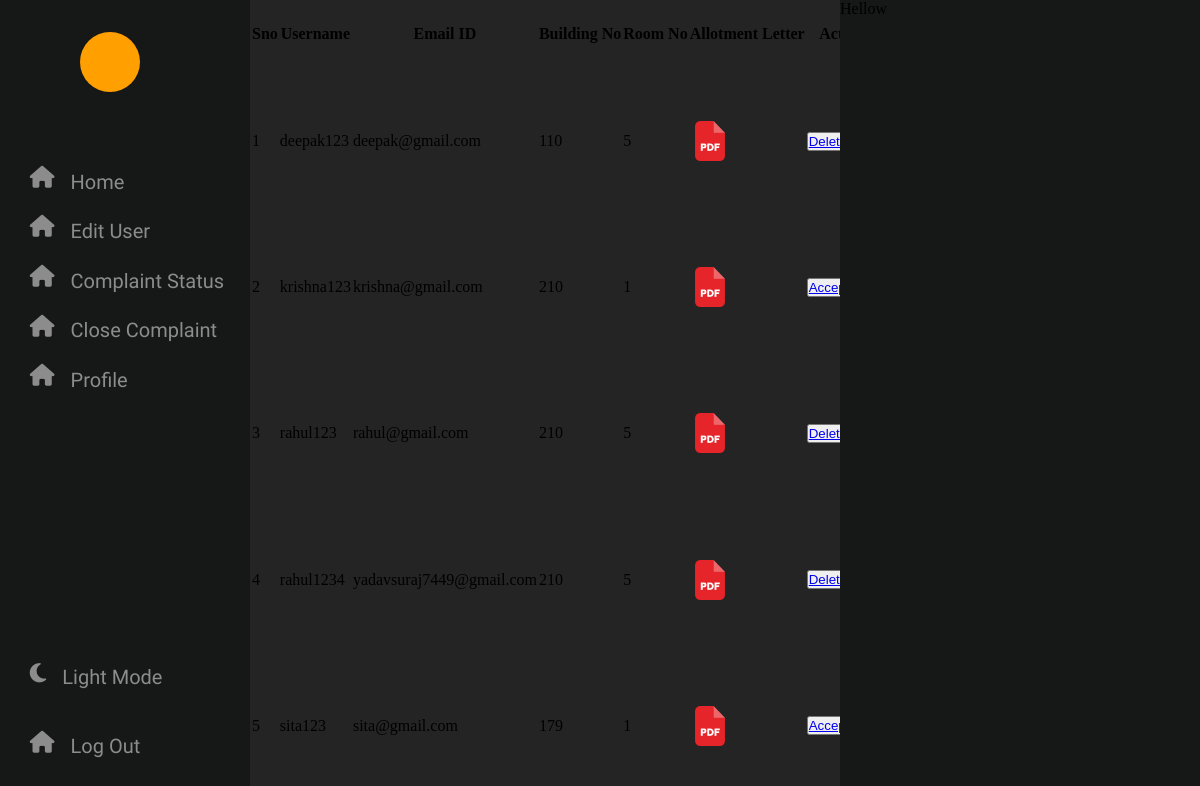
The page /php/edituser.php on the database its author committed.
### tables this page shows
CREATE TABLE `register` (
  `sno` int(20) NOT NULL,
  `name` varchar(50) DEFAULT NULL,
  `username` varchar(50) NOT NULL,
  `password` varchar(255) NOT NULL,
  `email` varchar(50) NOT NULL,
  `building` varchar(5) NOT NULL,
  `room` varchar(5) NOT NULL,
  `allotment_letter` varchar(300) NOT NULL,
  `user_profile` varchar(255) DEFAULT NULL,
  `isAllowed` int(2) NOT NULL
);

### php/edituser.php (the view, shortened to what this page needs)
<html lang="en" dir="ltr">
  <head>
    <link rel="stylesheet" href="https://cdnjs.cloudflare.com/ajax/libs/font-awesome/6.5.1/css/all.min.css" />
   </head>
<body>
    <div class="nav">
        <div class="icon">
        </div>
        <div class="nav-content">
            <div>
                <i class="fa-solid fa-house"></i>
                <a href="#">Home</a>
            </div>
            <div>
                <i class="fa-solid fa-house" ></i>
                <a href="../php/edituser.php">Edit User</a>
            </div>
            <div>
                <i class="fa-solid fa-house"></i>
                <a href="#">Complaint Status</a>
            </div>
            <div>
                <i class="fa-solid fa-house" ></i>
                <a href="#">Close Complaint</a>
            </div>
            <div>
                <i class="fa-solid fa-house" ></i>
                <a href="#">Profile</a>
            </div>
        </div>
        <div class="nav-content-down">
            <div onclick="toggle()" >
                <i class="fa-solid fa-moon" ></i>
                <a href="#" class="dark">Light Mode</a>
            </div>
            <div>
                <i class="fa-solid fa-house"></i>
                <a href="../php/logout.php">Log Out</a>
            </div>
        </div>
    </div>
    <div class="content">
      <table class="content-table">
        <tr>
          <th>Sno</th>
          <th>Username</th>
          <th>Email ID</th>
          <th>Building No</th>
          <th>Room No</th>
          <th>Allotment Letter</th>
          <th>Actions</th>
        </tr>
        <?php
include 'config.php' ;
$sql = "select * from register";
$result = $conn->query($sql);
$count = 1 ;
if ($result->num_rows > 0) {
    while ($row = $result->fetch_assoc()) {
      ?>
        <tr class="active-row">
          <td><?php echo $count++ ; ?></td>
          <td> <?php echo $row["username"] ?>   </td>
          <td> <?php echo $row["email"] ?> </td>
          <td> <?php echo $row["building"] ?> </td>
          <td> <?php echo $row["room"] ?> </td>
          <td><a href = "<?php echo $row["allotment_letter"]?> " target="blank"><img src="../images/pdf_icon.png" width="40px" height="40px"></a></td>
          <?php
          if($row["isAllowed"] == 1){
            ?>
            <td> <button class="btn1"> <a class = "accept" href="../php/deleteuser.php?id=<?php echo $row['sno']; ?>"> Delete User</a>  </button> </td>
          <?php
          }else{
            ?>
            <td> <button class="btn2"> <a class = "accept" href="../php/acceptuser.php?id=<?php echo $row['sno']; ?>"> Accept User </a>  </button> </td>
            <?php
          }
          ?>
        </tr>
        <?php
    }
}
?>
</table>
    </div>
    <div class="preview">
        <p>Hellow</p>
    </div>
</body>
</html>

### php/edituser.php (style rules this page uses)
:root { --background-color: #242424; --nav-background-color : #161717; --icon-color:#8C8C8C; --preview-background-color:#161717; --heading-color:white ; --font-color:white; --boxes-bg-color:#161717; --box-count-color: #242424; }
* { margin: 0; padding: 0; box-sizing: content-box; }
body { display: flex; }
.nav { width: 80px; height: 100vh; position: fixed; display: flex; flex-direction: column; justify-content: space-between; background-color: var(--nav-background-color); transition: 0.3s; }
.content { width: calc(100vw - 30vw ); background-color: var(--background-color); height: 100vh; display: flex; margin-left: 80px; transition: margin-left 0.3s; }
.preview { width: 30vw; position: fixed; height: 100vh; right: 0rem; background-color: var(--preview-background-color); }
.nav i { font-size: 22px; color: #8C8C8C; }
.nav .icon { width: 60px; height: 60px; position: absolute; top: 20px; margin: 1vw 0vw 0vw 0.4vw; border-radius: 50%; display: flex; justify-content: center; align-items: center; color: var(--font-color); font-weight: 800; font-family: 'Biryani', sans-serif; background-color: #FF9F00; }
.nav a { text-decoration: none; color: #8C8C8C; font-size: 20px; visibility: hidden; font-family: 'Biryani', sans-serif; margin-top: 0.6rem; }
.nav-content { display: flex; flex-direction: column; overflow: hidden; gap: 1rem; position: relative; top: 10rem; }
.nav-content-down { display: flex; flex-direction: column; gap: 1rem; position: relative; overflow: hidden; bottom: 2rem; }
.nav-content div { width: 250px; padding-left: 25px; display: flex; gap: 1rem; margin-left: 0.3rem; justify-content: flex-start; align-items: center; border-radius: 10px 0px 0px 10px; }
.nav-content-down div { width: 250px; display: flex; margin-left: 0.3rem; gap: 1rem; justify-content: flex-start; align-items: center; height: 53px; padding-left: 25px; border-radius: 10px 0px 0px 10px; }

### rows shown on the page
register: username "deepak123", email "deepak@gmail.com", building "110", room "5"
register: username "krishna123", email "krishna@gmail.com", building "210", room "1"
register: username "rahul123", email "rahul@gmail.com", building "210", room "5"
register: username "rahul1234", email "yadavsuraj7449@gmail.com", building "210", room "5"
register: username "sita123", email "sita@gmail.com", building "179", room "1"
